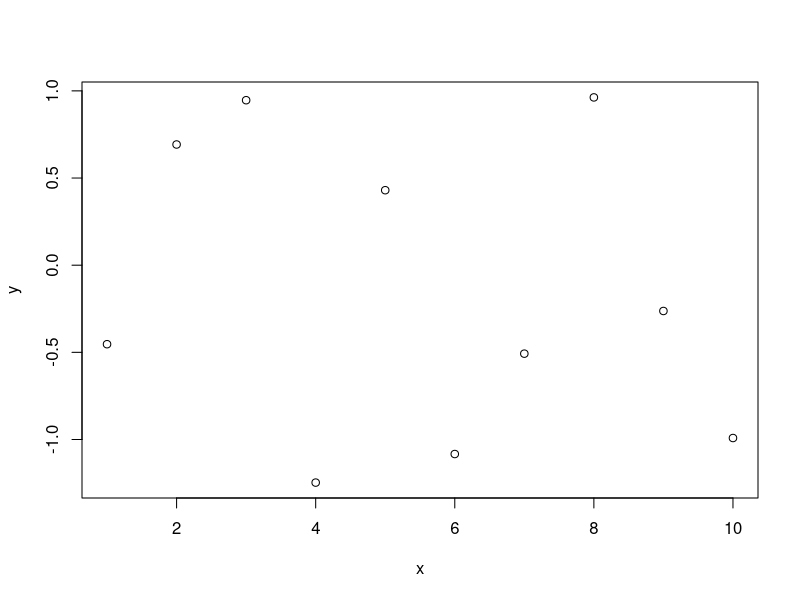

The R script that drew this image: (Note: this script raises an error after producing the figure.)
x <- 1:10
y <- rnorm(10)

plot(x,y)


X <- matrix( rnorm(16), 4, 4 )
solve(X)


# In most cases, you'll want to write code that checks
# arguments to functions for problems before running
# the function.

# tryCatch is useful when you don't know whether
# a function will return an error for a specific
# argument until you actually run the function.


# Projection matrix: For an n x p design matrix X,
# the projection matrix is X ( X^T X )^{-1} X^T
# when the inverse of X^T X exists
# Otherwise, you can replace ( X^T X )^{-1}
# with a generalized inverse.

# write a function that computes the projection matrix
# for a design matrix X. You should use tryCatch when
# you take the inverse of X^T X, and have it compute
# the generalized inverse instead, specifically
# the moore-penrose inverse.

# You'll need to look up how to compute the moore-penrose
# inverse, and write a function to compute it.
# See section on singular value decomposition here:
# https://en.wikipedia.org/wiki/Moore%E2%80%93Penrose_inverse 

# load a dataset
data("ames", package = "modeldata")

# create a design matrix
X <- model.matrix( ~ Gr_Liv_Area + Bsmt_Fin_SF + Bsmt_Unf_SF + Total_Bsmt_SF, data = ames )

ames$Bsmt_Fin_SF <- ames$Total_Bsmt_SF - ames$Bsmt_Unf_SF 
X <- model.matrix( ~ Gr_Liv_Area + Bsmt_Fin_SF + Bsmt_Unf_SF + Total_Bsmt_SF, data = ames )
